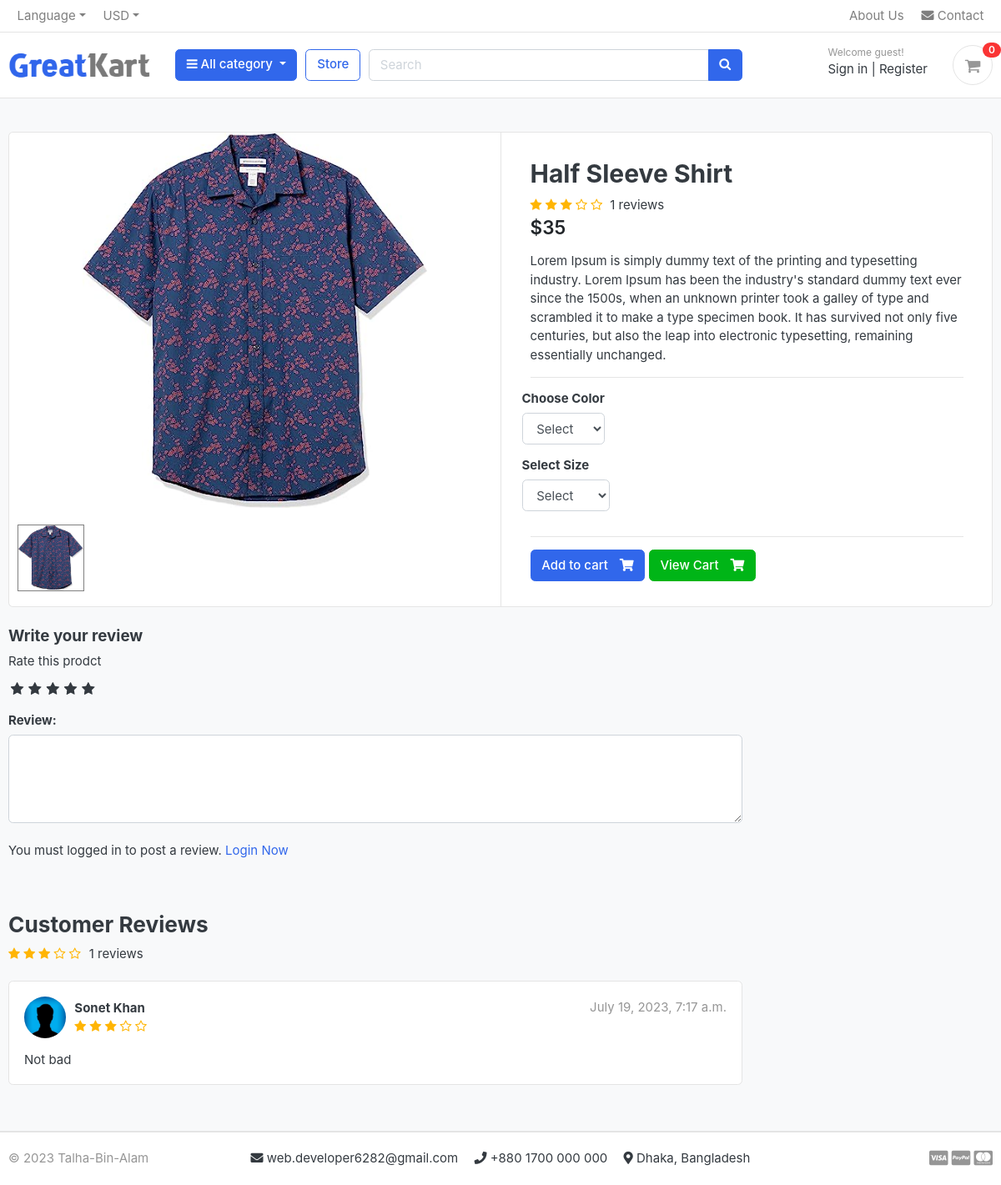
The app's page /store/category/shirts/half-sleeve-shirt/, older data.
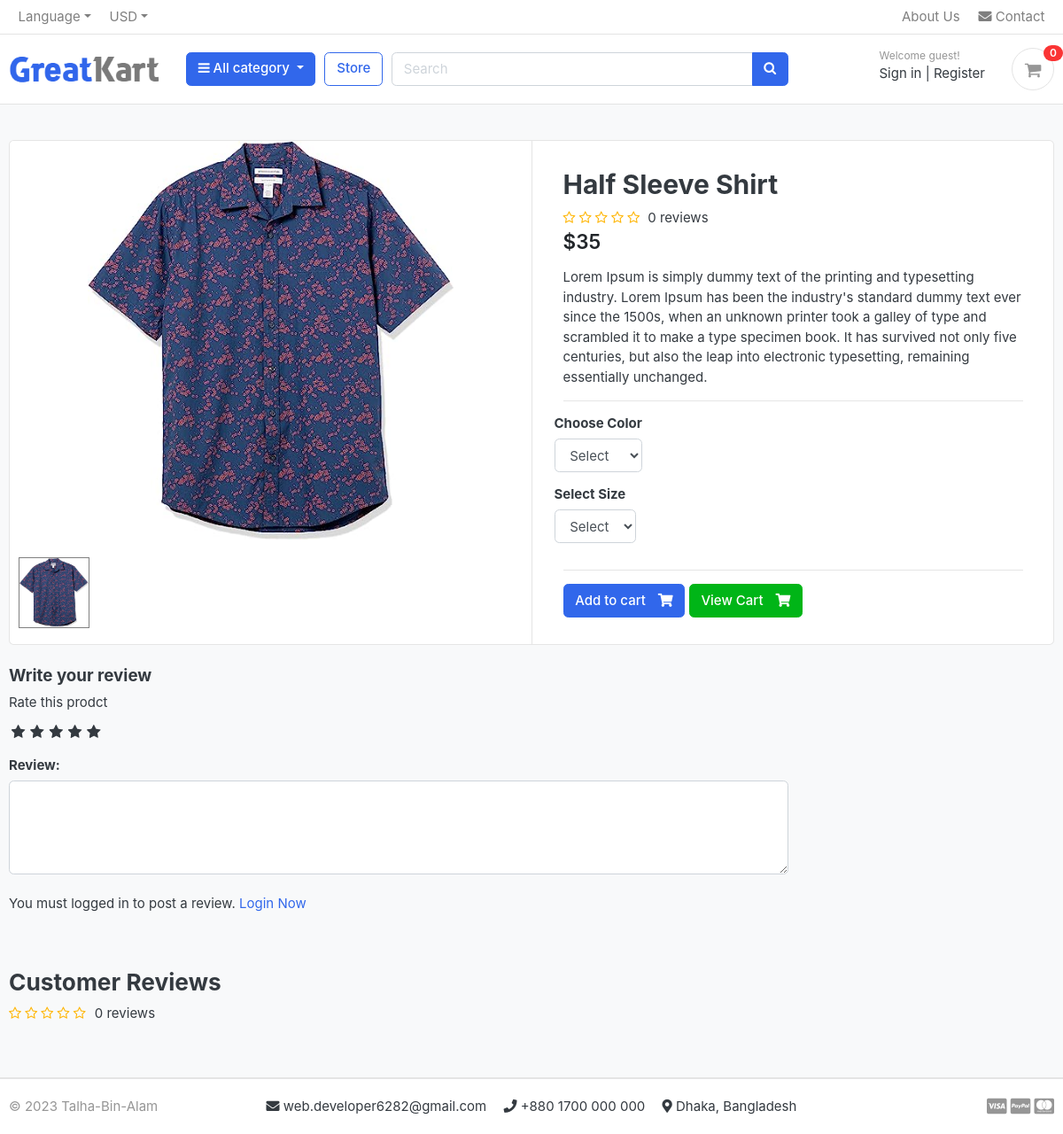
The same page, newer data.
### store/models.py (models this page shows, shortened)
class Product(models.Model):
    product_name = models.CharField(max_length=200, unique=True)
    slug = models.SlugField(max_length=200, unique=True)
    description = models.TextField(max_length=500, blank=True)
    price = models.IntegerField()
    images = models.ImageField(upload_to='photos/products')
    stock = models.IntegerField()
    is_available = models.BooleanField(default=True)
    category = models.ForeignKey(Category, on_delete=models.CASCADE)
    created_date = models.DateTimeField(auto_now_add=True)
    modified_date = models.DateTimeField(auto_now_add=True)
    def average_review(self):
        reviews = ReviewRating.objects.filter(product=self, status=True).aggregate(average=Avg('rating'))
        avg = 0
        if reviews['average'] is not None:
            avg = float(reviews['average'])
        return avg
    def count_review(self):
        reviews = ReviewRating.objects.filter(product=self, status=True).aggregate(count=Count('id'))
        count = 0
        if reviews['count'] is not None:
            count = int(reviews['count'])
        return count

class ReviewRating(models.Model):
    product = models.ForeignKey(Product, on_delete=models.CASCADE)
    user = models.ForeignKey(Account, on_delete=models.CASCADE)
    review = models.TextField(max_length=500, blank=True)
    rating = models.FloatField()
    ip = models.CharField(max_length=20, blank=True)
    status = models.BooleanField(default=True)
    created_at = models.DateTimeField(auto_now_add=True)
    updated_at = models.DateTimeField(auto_now_add=True)

### accounts/models.py (models this page shows, shortened)
class Account(AbstractBaseUser):
    first_name = models.CharField(max_length=50)
    last_name = models.CharField(max_length=50)
    username = models.CharField(max_length=50, unique=True)
    email = models.EmailField(unique=True)
    phone_number = models.CharField(max_length=50)
    date_joined = models.DateTimeField(auto_now_add=True)
    last_login = models.DateTimeField(auto_now_add=True)
    is_admin = models.BooleanField(default=False)
    is_staff = models.BooleanField(default=False)
    is_active = models.BooleanField(default=False)
    is_superadmin = models.BooleanField(default=False)
    USERNAME_FIELD = 'email'
    REQUIRED_FIELDS = ['username', 'first_name', 'last_name']
    objects = MyAccountManager()
    def full_name(self):
        return f'{self.first_name} {self.last_name}'

class UserProfile(models.Model):
    user = models.OneToOneField(Account, on_delete=models.CASCADE)
    address_line1 = models.CharField(max_length=100, blank=True)
    address_line2 = models.CharField(max_length=100, blank=True)
    profile_picture = models.ImageField(upload_to='userprofile/', blank=True, default='userprofile/default_profile_picture.jpg')
    city = models.CharField(max_length=50, blank=True)
    district = models.CharField(max_length=50, blank=True)
    country = models.CharField(max_length=50, blank=True)

### store/views.py (the view)
# urls.py: path('category/<slug:category_slug>/<slug:product_slug>/', views.product_detail, name='product_detail'),
def product_detail(request, category_slug, product_slug):
    try:
        product = Product.objects.get(category__slug=category_slug, slug=product_slug)
        in_cart = CartItem.objects.filter(cart__cart_id=_cart_id(request), product=product).exists()
    except Exception as e:
        raise e
    if request.user.is_authenticated:
        try:
            orderproduct = OrderProduct.objects.filter(user=request.user, product_id=product.id).exists()
        except OrderProduct.DoesNotExist:
            orderproduct = None
    else:
        orderproduct = None
    reviews = ReviewRating.objects.filter(product_id=product.id, status=True)
    reviewers = Account.objects.filter(reviewrating__product_id=product.id).distinct()
    product_gallery = ProductGallery.objects.filter(product_id=product.id)
    context = {
        'product': product,
        'in_cart': in_cart,
        'orderproduct': orderproduct,
        'reviews': reviews,
        'reviewers': reviewers,
        'product_gallery': product_gallery,
    }
    return render(request, 'store/product_detail.html', context)

### carts/context_processors.py (called while the page is built)
def counter(request):
    cart_count = 0
    if 'admin' in request.path:
        return {}
    else:
        try:
            cart = Cart.objects.filter(cart_id=_cart_id(request))
            if request.user.is_authenticated:
                cart_items = CartItem.objects.all().filter(user=request.user)
            else:
                cart_items = CartItem.objects.all().filter(cart=cart[:1])
            for cart_item in cart_items:
                cart_count += cart_item.quantity
        except Cart.DoesNotExist:
            cart_item = 0
    return dict(cart_count=cart_count)

### carts/views.py (called while the page is built)
def _cart_id(request):
    cart = request.session.session_key
    if not cart:
        cart = request.session.create()
    return cart

### category/context_processors.py (called while the page is built)
def menu_links(request):
    links = Category.objects.all()
    return dict(links=links)

### category/models.py (called while the page is built)
    def get_url(self):
        return reverse('products_by_category', args=[self.slug])

### store/models.py (called while the page is built)
    def colors(self):
        return super(VariationManager, self).filter(variation_category='color', is_active=True)

    def sizes(self):
        return super(VariationManager, self).filter(variation_category='size', is_active=True)

### templates/store/product_detail.html (shortened to what the changed rows need)
{% extends 'base.html' %}
{% load static %}
{% block content %}
<section class="section-content padding-y bg">
    <div class="container">
    <div class="card">
        <div class="row no-gutters">
            <aside class="col-md-6">
    <article class="gallery-wrap">
        <div class="img-big-wrap mainImage">
           <center><img src="{{ product.images.url }}"></center>
        </div>
    </article>
    <ul class="thumb">
        <li>
        <a href="{{ product.images.url }}" target="mainImage"><img src="{{ product.images.url }}" alt="Product Image"></a>
        </li>
    </ul>
            </aside>
            <main class="col-md-6 border-left">
    <form action="{% url 'add_cart' product.id %}" method="POST">
      <article class="content-body">
      <h2 class="title">{{product.product_name}}</h2>
      <div class="rating-star">
        <span>
            <i class="fa fa-star{% if product.average_review < 0.5 %}-o{% elif product.average_review >= 0.5 and product.average_review < 1 %}-half-o {% endif %}" aria-hidden="true"></i>
            <i class="fa fa-star{% if product.average_review < 1.5 %}-o{% elif product.average_review >= 1.5 and product.average_review < 2 %}-half-o {% endif %}" aria-hidden="true"></i>
            <i class="fa fa-star{% if product.average_review < 2.5 %}-o{% elif product.average_review >= 2.5 and product.average_review < 3 %}-half-o {% endif %}" aria-hidden="true"></i>
            <i class="fa fa-star{% if product.average_review < 3.5 %}-o{% elif product.average_review >= 3.5 and product.average_review < 4 %}-half-o {% endif %}" aria-hidden="true"></i>
            <i class="fa fa-star{% if product.average_review < 4.5 %}-o{% elif product.average_review >= 4.5 and product.average_review < 5 %}-half-o {% endif %}" aria-hidden="true"></i>
            <span style="margin-left: 5px;"> {{product.count_review}} reviews</span>
        </span>
    </div>
      <div class="mb-3">
          <var class="price h4">${{product.price}}</var>
      </div>
      <p>{{product.description}}</p>
      <hr>
          <div class="row">
              <div class="item-option-select">
              </div>
          </div>
          <div class="row">
              <div class="item-option-select">
              </div>
          </div>
          <hr>
          {% if product.stock <= 0 %}
          <h5 class="text-danger">Out of Stock</h5>
          {% else %}
          <button type="submit" class="btn  btn-primary"> <span class="text">Add to cart</span> <i class="fas fa-shopping-cart"></i> </button>
          <a href="{% url 'cart' %}" class="btn  btn-success"> <span class="text">View Cart</span> <i class="fas fa-shopping-cart"></i> </a>
          {% endif %}
      </article>
  </form>
            </main>
        </div>
    </div>
    <br>
    <div class="row">
                <div class="col-md-9">
        <br>
        <header class="section-heading">
            <span>
                <div class="rating-star">
                    <span>
                        <i class="fa fa-star{% if product.average_review < 0.5 %}-o{% elif product.average_review >= 0.5 and product.average_review < 1 %}-half-o {% endif %}" aria-hidden="true"></i>
                        <i class="fa fa-star{% if product.average_review < 1.5 %}-o{% elif product.average_review >= 1.5 and product.average_review < 2 %}-half-o {% endif %}" aria-hidden="true"></i>
                        <i class="fa fa-star{% if product.average_review < 2.5 %}-o{% elif product.average_review >= 2.5 and product.average_review < 3 %}-half-o {% endif %}" aria-hidden="true"></i>
                        <i class="fa fa-star{% if product.average_review < 3.5 %}-o{% elif product.average_review >= 3.5 and product.average_review < 4 %}-half-o {% endif %}" aria-hidden="true"></i>
                        <i class="fa fa-star{% if product.average_review < 4.5 %}-o{% elif product.average_review >= 4.5 and product.average_review < 5 %}-half-o {% endif %}" aria-hidden="true"></i>
                        <span style="margin-left: 6px;"> {{product.count_review}} reviews</span>
                    </span>
                </div>
            </span>
        </header>
        {% for review in reviews %}
        <article class="box mb-3">
            <div class="icontext w-100">
                <div class="small-images">
                    {% for reviewer in reviewers %}
                    <img src="{{ reviewer.userprofile.profile_picture.url }}" alt="{{ reviewer.userprofile.user.username }}" class="small-image mr-3" width="50" style="border-radius: 50%;">
                    {% endfor %}
                </div>
                <div class="text">
                    <span class="date text-muted float-md-right">{{ review.created_at }}</span>
                    <h6 class="mb-1">{{ review.user.full_name }}</h6>
                    <div class="rating-star">
                        <span>
                            <i class="fa fa-star{% if review.rating == 0.5 %}-half-o{% elif review.rating < 1 %}-o{% endif %}" aria-hidden="true"></i>
                            <i class="fa fa-star{% if review.rating == 1.5 %}-half-o{% elif review.rating < 2 %}-o{% endif %}" aria-hidden="true"></i>
                            <i class="fa fa-star{% if review.rating == 2.5 %}-half-o{% elif review.rating < 3 %}-o{% endif %}" aria-hidden="true"></i>
                            <i class="fa fa-star{% if review.rating == 3.5 %}-half-o{% elif review.rating < 4 %}-o{% endif %}" aria-hidden="true"></i>
                            <i class="fa fa-star{% if review.rating == 4.5 %}-half-o{% elif review.rating < 5 %}-o{% endif %}" aria-hidden="true"></i>
                        </span>
                    </div>
                </div>
            </div>
            <div>
                <div class="mt-3">
                    <span>{{ review.review }}</span>
                </div>
            </div>
        </article>
        {% endfor %}
        </div>
    </div>
    </div>
    </section>
{% endblock content %}

Row changes from the older to the newer data that the page shows:
removed ReviewRating: created_at "July 19, 2023, 7:17 a.m.", user.full_name "Sonet Khan", rating 3 (drawn), review "Not bad"
removed Account: userprofile.profile_picture (picture)
computed for Product "Half Sleeve Shirt": count_review "1" → "0"
